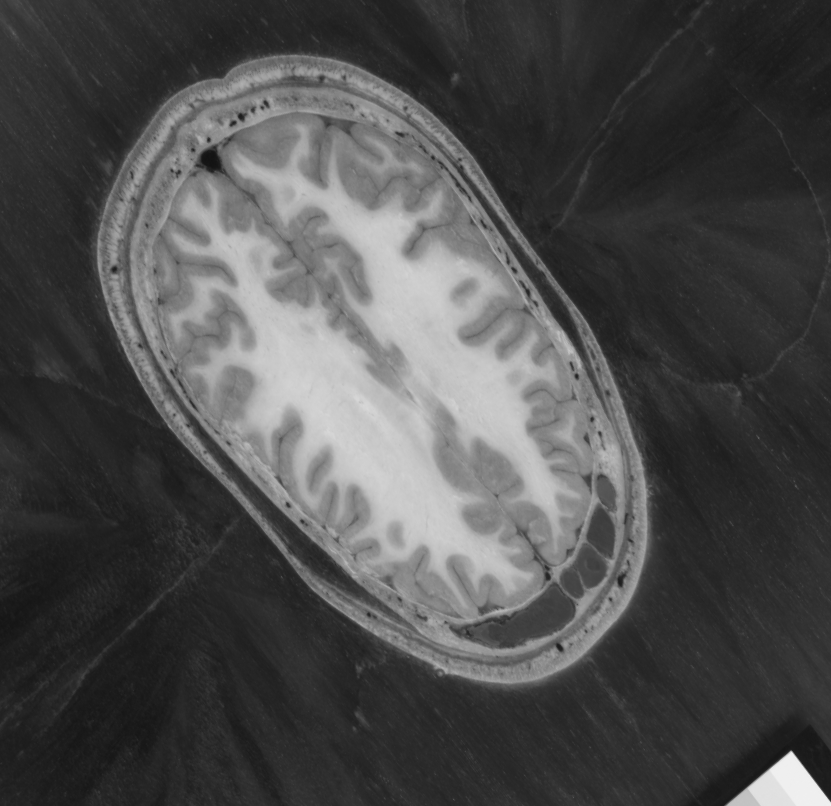
#> input picture HW6/Color_MRI2.png, 831 x 806 px
$ jupyter execute --allow-errors HW6_4.ipynb   (shell and % lines are left out)
#> lines starting #> are read from the running program, lines starting #| are printed output that depends on the picture
[cell 1]
import numpy as np
import matplotlib.pyplot as plt
import cv2 as cv
from time import sleep

[cell 2]
def Event_Mouse(event, X_Corr, Y_Coor,flag,params) :
	# Left click mouse
    if event == cv.EVENT_LBUTTONDOWN :
    	# Add seeds
        seeds.append((Y_Coor, X_Corr))
        # Draw solid dots
        cv.circle(Img_MRI, center = (X_Corr, Y_Coor), radius = 2,
                  color = (0, 0, 255), thickness = -1)
        cv.circle(Img_MRI2, center = (X_Corr, Y_Coor), radius = 2,
                  color = (0, 0, 255), thickness = -1)

[cell 3]
def Select_seed(img):
    cv.namedWindow('img')
    cv.setMouseCallback('img', Event_Mouse)
    cv.imshow('img', img)

    while True :
        cv.imshow('img', img)
        if cv.waitKey(1) & 0xFF == ord('q') :
            break
    cv.destroyAllWindows()

[cell 4]
def joint_histogram(img1 , img2):

     fig = plt.figure()
     ax = fig.add_subplot(111, projection='3d')
     x = img1.ravel()
     y = img2.ravel()
     hist, xedges, yedges = np.histogram2d(x, y, bins=20, range=[[0, 255], [0, 255]], density=True)

     xpos, ypos = np.meshgrid(xedges[:-1] + 0.25, yedges[:-1] + 0.25)
     xpos = xpos.flatten('F')
     ypos = ypos.flatten('F')
     zpos = np.zeros_like(xpos)

     dx =10* np.ones_like(zpos)
     dy = dx.copy()
     dz = hist.flatten()

     ax.bar3d(xpos, ypos, zpos, dx, dy, dz, color='b', zsort='average', alpha=0.4)
     ax.set_xlabel('img1')
     ax.set_ylabel('img2')
     plt.show()

[cell 5]
Img_MRI2 = cv.imread('Color_MRI2.png',0) #Image to be aligned
#> Img_MRI2 is the input picture: shape (806, 831); min 18, max 240, mean 76.8
Img_MRI = cv.imread('Color_MRI.png',0) #Reference image
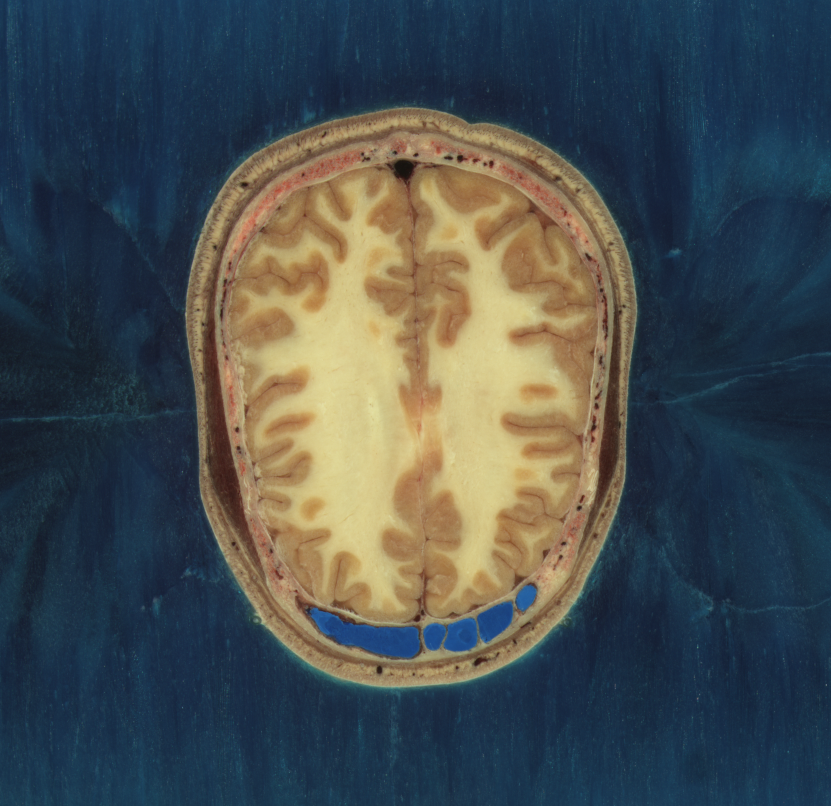
#> input picture HW6/Color_MRI.png, 831 x 806 px
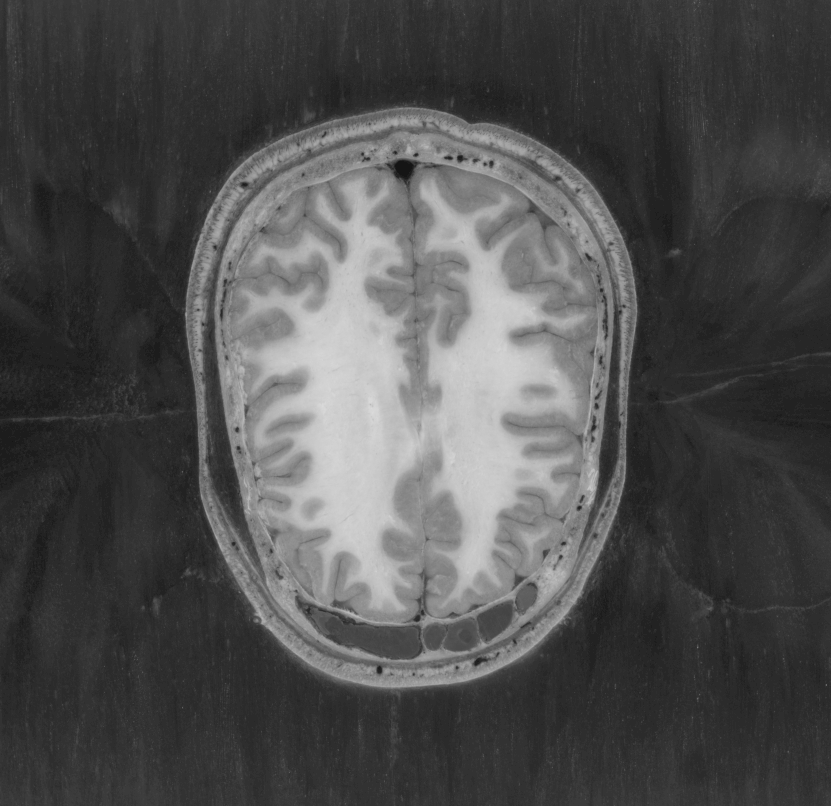
#> Img_MRI: shape (806, 831); min 21, max 218, mean 78.4
height, width = Img_MRI.shape
#> height = 806; width = 831
seeds = []
MRI_copy=Img_MRI.copy()
MRI2_copy=Img_MRI2.copy()

Select_seed(Img_MRI)
#> (key q is pressed here)
Select_seed(Img_MRI2)
#> (key Esc is pressed here)

Img_MRI_seeds = seeds[0:int(len(seeds)/2)]
Img_MRI2_seeds = seeds[int(len(seeds)/2):len(seeds)]

Img_MRI_seeds = np.float32(Img_MRI_seeds[:])
Img_MRI2_seeds = np.float32(Img_MRI2_seeds[:])

#> (the rest of this cell did not finish here and is left out)

[cell 6]
joint_histogram(Img_MRI, Img_MRI2)
#> in joint_histogram, `hist, xedges, yedges = np.histogram2d(x, y, bins=20, range=[[0, 255], ..`:
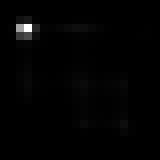
#> hist: shape (20, 20) float64 (shown 8 times larger); min 0, max 0.00141, mean 1.54e-05; drawn with min black and max white
#> in joint_histogram, `hist, xedges, yedges = np.histogram2d(x, y, bins=20, range=[[0, 255], ..`: xedges = 21 values from 0 to 255
#> in joint_histogram, `dz = hist.flatten()`: dz = 400 values, max 0.00141 at index 63, min 0 at index 0, mean 1.54e-05
#> in joint_histogram, `plt.show()`:
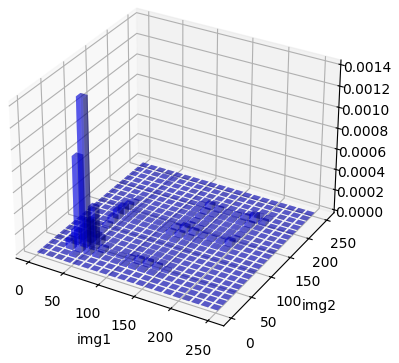
#> figure drawn by matplotlib, 1 panel
